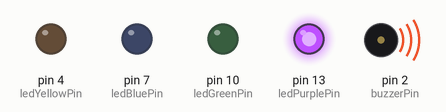
Recording of a sketch running on a simulated Arduino Uno, built with avr-gcc and run on an emulated ATmega328P. Shown: output pins drawn as LEDs (lit = HIGH), buzzer (waves = sounding).

Above: at 0.2 s.
At 1.2 s:
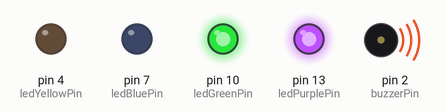
At 2.2 s:
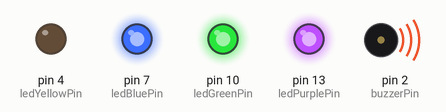
At 4.7 s:
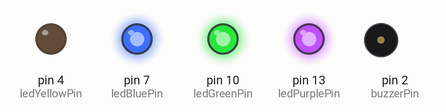
At 7.2 s:
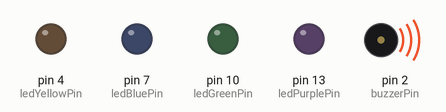
At 9.7 s:
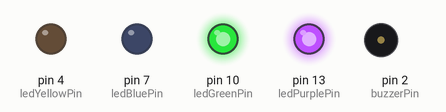
Timing chart, 0 to 10.4 s (numbered marks = the images above):
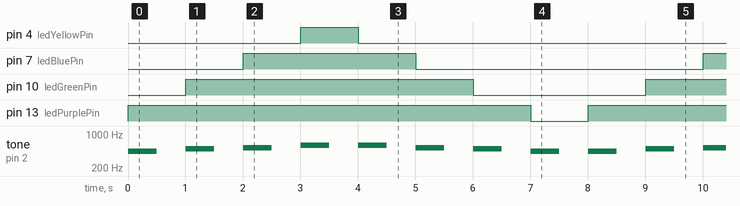

Measured:
- by itself, pin 4 (ledYellowPin): alternates HIGH for 1.0 s and LOW for 7.0 s
- by itself, pin 7 (ledBluePin): alternates HIGH for 3.0 s and LOW for 5.0 s
- by itself, pin 10 (ledGreenPin): alternates HIGH for 5.0 s and LOW for 3.0 s
- by itself, pin 13 (ledPurplePin): alternates HIGH for 7.0 s and LOW for 1.0 s
- by itself, tone on pin 2 (buzzerPin): repeats every 8.0 s: silent 0.50 s, 494 Hz 0.50 s, silent 0.50 s, 523 Hz 0.50 s, 2 × (silent 0.50 s, 587 Hz 0.50 s), silent 0.50 s, 523 Hz 0.50 s, silent 0.50 s, 494 Hz 0.50 s, 2 × (silent 0.50 s, 440 Hz 0.50 s)

The sketch:

main.ino
```cpp
#include <Arduino.h>

const int ledPurplePin = 13;
const int ledGreenPin = 10;
const int ledBluePin = 7;
const int ledYellowPin = 4;
const int buzzerPin = 2;

const int toneA = 440;
const int toneB = 494;
const int toneC = 523;
const int toneD = 587;
const int toneE = 659;
const int toneF = 698;
const int toneG = 784;

int ledPins[] = {ledPurplePin, ledGreenPin, ledBluePin, ledYellowPin};
int tones[] = {toneA, toneB, toneC, toneD, toneE, toneF, toneG};

void ledPattern1() {
  tone(buzzerPin, toneG, 500);
  for (int i = 0; i < 4; i++) {
    digitalWrite(ledPins[i], HIGH);
  }
  delay(1000);

  tone(buzzerPin, toneA, 500);
  for (int i = 0; i < 4; i++) {
    digitalWrite(ledPins[i], LOW);
  }
  delay(1000);
}

void ledPattern2() {
  for (int i = 0; i < 4; i++) {
    tone(buzzerPin, tones[i], 500);
    digitalWrite(ledPins[i], HIGH);
    delay(1000);
    digitalWrite(ledPins[i], LOW);
  }
}

void ledPattern3() {
  for (int i = 0; i < 4; i++) {
    tone(buzzerPin, tones[i], 500);
    digitalWrite(ledPins[i], HIGH);
    delay(1000);
  }
  for (int i = 3; i >= 0; i--) {
    tone(buzzerPin, tones[i], 500);
    digitalWrite(ledPins[i], LOW);
    delay(1000);
  }
}

void setup() {
  for (int i = 0; i < 4; i++) {
    pinMode(ledPins[i], OUTPUT);
  }
  pinMode(buzzerPin, OUTPUT);
}

void loop() {
  ledPattern3();
}
```
